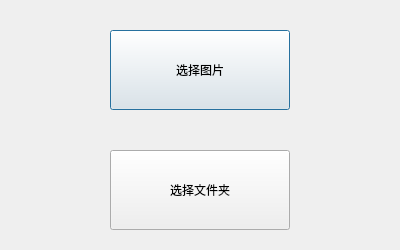
<?xml version="1.0" encoding="UTF-8"?>
<ui version="4.0">
 <class>Dialog</class>
 <widget class="QDialog" name="Dialog">
  <property name="geometry">
   <rect>
    <x>0</x>
    <y>0</y>
    <width>400</width>
    <height>250</height>
   </rect>
  </property>
  <property name="windowTitle">
   <string>Dialog</string>
  </property>
  <widget class="QPushButton" name="pushButton">
   <property name="geometry">
    <rect>
     <x>110</x>
     <y>30</y>
     <width>180</width>
     <height>80</height>
    </rect>
   </property>
   <property name="text">
    <string>选择图片</string>
   </property>
  </widget>
  <widget class="QPushButton" name="pushButton_2">
   <property name="geometry">
    <rect>
     <x>110</x>
     <y>150</y>
     <width>180</width>
     <height>80</height>
    </rect>
   </property>
   <property name="text">
    <string>选择文件夹</string>
   </property>
  </widget>
 </widget>
 <resources/>
 <connections/>
</ui>
